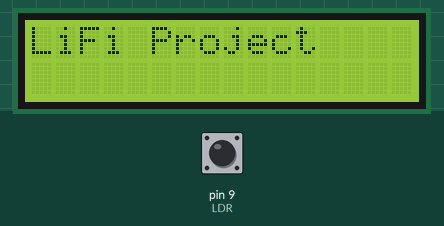
Simulated run of this sketch. Board: Arduino Uno, built with avr-gcc and run on an emulated ATmega328P. Parts: 16×2 character LCD. Inputs (shaded band) come from the test bench; at power-on: pin 9 (LDR) HIGH. What the sketch prints to the serial monitor is not drawn.

Above: at 0.1 s.
At 2.1 s:
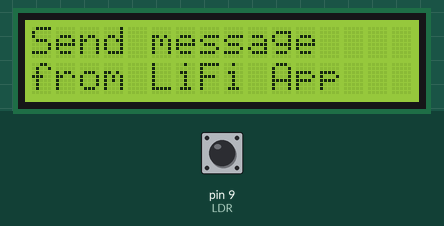
At 4.1 s:
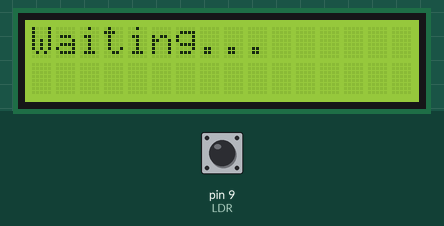

Measured:
- what the display in image 1 shows lasts 2.0 s, from 2.1 s to 4.1 s

The sketch:

adc.ino
```cpp
#include <LiquidCrystal.h>

// LCD pins: RS, E, D4, D5, D6, D7
LiquidCrystal lcd(12, 11, 5, 4, 3, 2);

#define LDR 9

String data = "";
String lastMessage = "";

void setup() {
  Serial.begin(9600);
  pinMode(LDR, INPUT);

  lcd.begin(16,2);

  lcd.clear();
  lcd.print("LiFi Project");
  delay(2000);

  lcd.clear();
  lcd.print("Send message");
  lcd.setCursor(0,1);
  lcd.print("from LiFi App");
  delay(2000);

  lcd.clear();
  lcd.print("Waiting...");
}

void loop() {

  int val = digitalRead(LDR);

  if(val == LOW) {   // light detected
    data += "0";
  }
  else {             // no light
    data += "1";
  }

  Serial.println(data);

  String msg = decodeMessage(data);

  if(msg != "" && msg != lastMessage) {
    lastMessage = msg;

    lcd.clear();
    lcd.print(msg);

    Serial.print("Received: ");
    Serial.println(msg);

    data = "";
  }

  if(data.length() > 15) {
    data = "";
  }

  delay(100);
}

String decodeMessage(String d) {

  if(d == "001") return "hi";
  if(d == "0001") return "hello";
  if(d == "00001") return "how are you";
  if(d == "000001") return "I am fine";
  if(d == "0000001") return "ok";
  if(d == "00000001") return "good morning";
  if(d == "000000001") return "good afternoon";
  if(d == "0000000001") return "good evening";
  if(d == "00000000001") return "thank you";
  if(d == "000000000001") return "sorry";

  return "";
}
```
